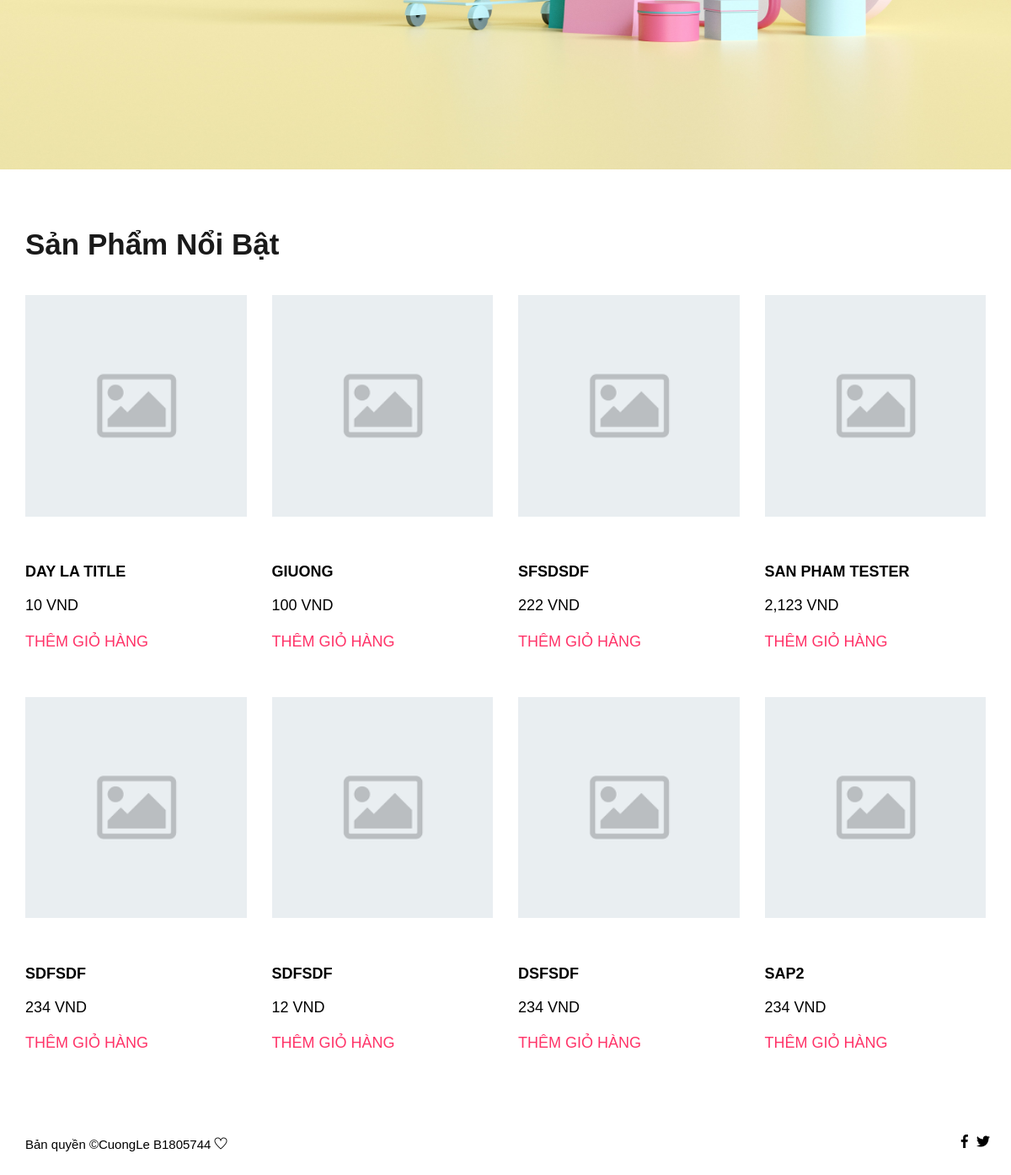
Before: / (lower part) with the older database file.
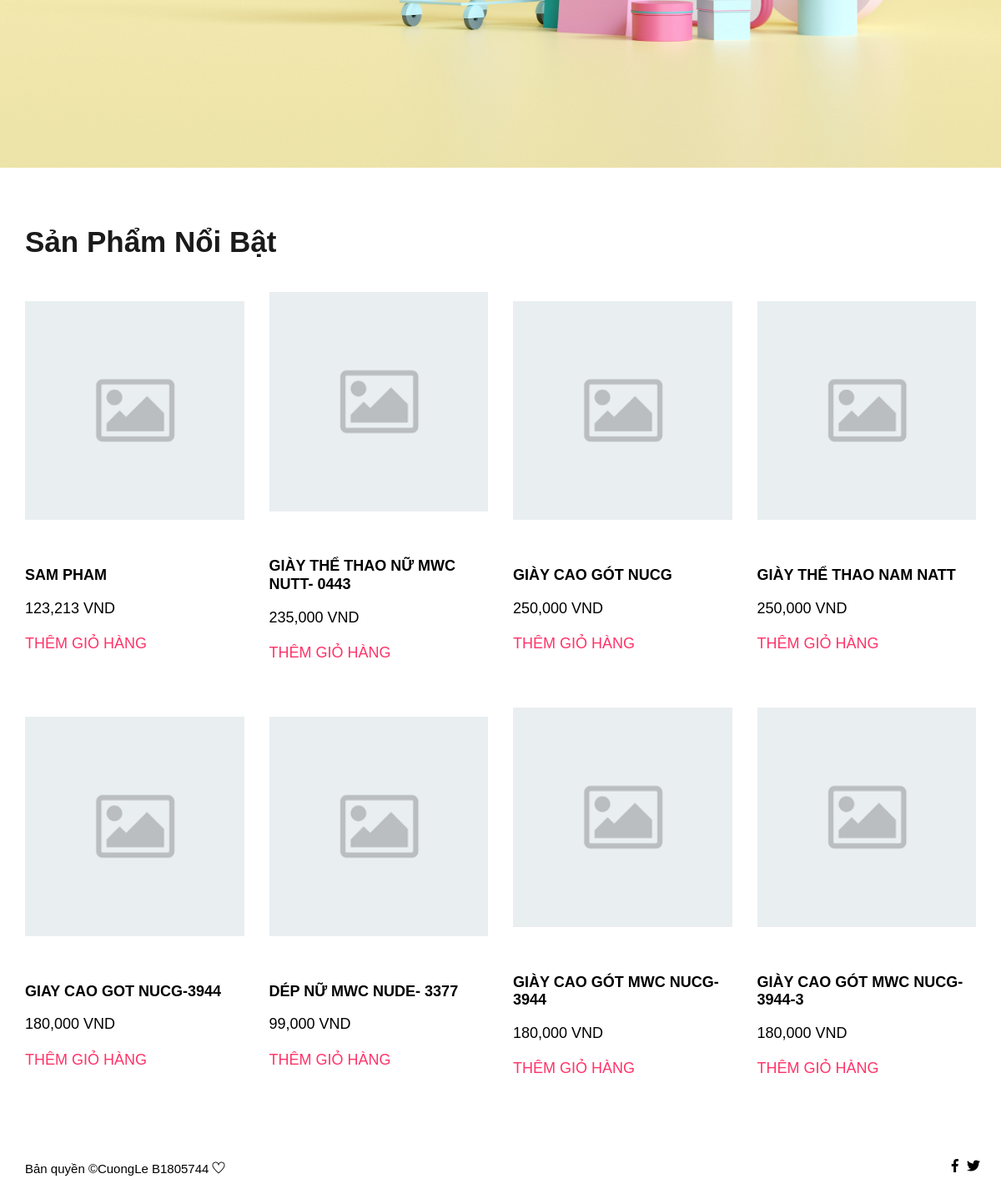
After: the same page with the newer database file.
### tables this page shows
CREATE TABLE `product` (
  `id` int NOT NULL,
  `title` varchar(255) NOT NULL,
  `description` varchar(255) NOT NULL,
  `price` int NOT NULL,
  `category_id` int NOT NULL,
  `in_stock` int NOT NULL,
  `image_url` varchar(255) DEFAULT NULL,
  `slug` varchar(255) NOT NULL,
  `short_des` varchar(100) NOT NULL,
  `is_deleted` tinyint(1) NOT NULL,
  `created_at` timestamp NOT NULL DEFAULT CURRENT_TIMESTAMP
);

### controllers/homeController.php (called while the page is built, shortened)
<?php
require_once('models/Product.php');
class HomeController extends baseController{
    public function index(){
        $products = Product::allFeature(8);
        $data = array('products' => $products, 'title' => 'Trang chủ - Cường Lê');
        $this->render('home', $data);
    }
}

### routes.php (called while the page is built, shortened)
<?php
    $routerString = $_SERVER['REQUEST_URI'];
    $pattern = "/action=(\w+)/";
    preg_match($pattern, $routerString, $matches);
    if(isset($matches[1])){
        $action = $matches[1];
    }else{
        $action = 'index';
    }
    $router = explode('/', $routerString);
    var_dump($router);
    $arguments = array();
    $classController = new $class($router);
    $classController->$action($arguments);

### index.php (called while the page is built, shortened)
<?php
require_once('routes.php');

### models/Product.php (called while the page is built, shortened)
<?php
class Product {
    static function allFeature($limit){
        $list = [];
        $db = DB::getInstance();
        $req = $db->prepare('SELECT * from product where is_deleted = false ORDER BY created_at DESC limit ' . $limit);
        $req->setFetchMode(PDO::FETCH_OBJ);
        $req->execute();
        foreach($req->fetchAll() as $item){
            array_push($list, $item);
        }
        return $list;
    }
}

### views/components/production.php (the view, shortened to what this page needs)
<div class="col-lg-3 col-sm-6 col-6">
    <a href="/san-pham/<?= $product->slug ?>">
        <div class="single_product_item">
            <img src="<?= $product->image_url ?>" alt="" onerror="this.onerror=null;this.src='/assets/img/default.png';" style="width: 100%"/>
            <div class="single_product_text">
                <h4><?= $product->title ?></h4>
                <h3><?= number_format($product->price, 0, ".", ",")  ?> VND</h3>
                <?php if($product->in_stock > 0) { ?>
                <a href="/san-pham/<?= $product->slug ?>" class="add_cart">Thêm giỏ hàng</a>
                <?php }else {?>
                    <a >Hết hàng</a>
                <?php }?>
            </div>
        </div>
    </a>
</div>

### views/pages/home.php
<section class="product_list">
    <div class="container">
        <div class="row justify-content-center">
            <div class="col-lg-12">
                <div class="section_tittle text-center">
                    <h2>Sản phẩm nổi bật</h2>
                </div>
            </div>
        </div>
	<div class="row align-items-center justify-content-between">
		<?php foreach($products as $product){
			require('views/components/production.php');
		} ?>
	</div>
</section>

Changed rows visible on the page:
no longer on this page (row edited): product: title "DAY LA TITLE", price "10"
no longer on this page (row edited): product: title "GIUONG", price "100"
no longer on this page (row edited): product: title "SFSDSDF", price "222"
no longer on this page (row edited): product: title "SAN PHAM TESTER", price "2,123"
no longer on this page (row edited): product: title "SDFSDF", price "234"
no longer on this page (row edited): product: title "SDFSDF", price "12"
no longer on this page (row edited): product: title "DSFSDF", price "234"
no longer on this page (row edited): product: title "SAP2", price "234"
added product: title "SAM PHAM", price "123,213"
added product: title "GIÀY THỂ THAO NỮ MWC NUTT- 0443", price "235,000"
added product: title "GIÀY CAO GÓT NUCG", price "250,000"
added product: title "GIÀY THỂ THAO NAM NATT", price "250,000"
added product: title "GIAY CAO GOT NUCG-3944", price "180,000"
added product: title "DÉP NỮ MWC NUDE- 3377", price "99,000"
added product: title "GIÀY CAO GÓT MWC NUCG-3944", price "180,000"
added product: title "GIÀY CAO GÓT MWC NUCG-3944-3", price "180,000"
